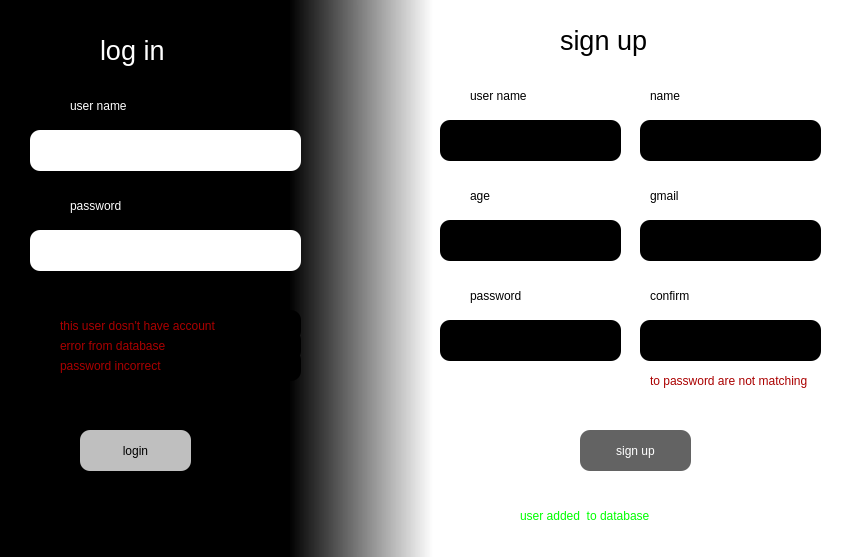
<?xml version="1.0" encoding="UTF-8"?>
<ui version="4.0">
 <class>login</class>
 <widget class="QDialog" name="login">
  <property name="enabled">
   <bool>true</bool>
  </property>
  <property name="geometry">
   <rect>
    <x>0</x>
    <y>0</y>
    <width>845</width>
    <height>557</height>
   </rect>
  </property>
  <property name="minimumSize">
   <size>
    <width>763</width>
    <height>489</height>
   </size>
  </property>
  <property name="maximumSize">
   <size>
    <width>16777215</width>
    <height>16777215</height>
   </size>
  </property>
  <property name="windowTitle">
   <string>Dialog</string>
  </property>
  <property name="styleSheet">
   <string notr="true">
background-color: qlineargradient(spread:pad, x1:0, y1:0, x2:1, y2:0, stop:0.340909 rgba(0, 0, 0, 255), stop:0.511364 rgba(255, 255, 255, 255));

font: 10pt &quot;Mongolian Baiti&quot;;
color:rgb(255,255,255);
border-radius: 10px;
</string>
  </property>
  <widget class="QLabel" name="label">
   <property name="geometry">
    <rect>
     <x>470</x>
     <y>80</y>
     <width>151</width>
     <height>31</height>
    </rect>
   </property>
   <property name="styleSheet">
    <string notr="true">background-color: rgb(255, 255, 255);
font: 12pt &quot;Mongolian Baiti&quot;;
color:rgb(0, 0, 0)
</string>
   </property>
   <property name="text">
    <string>user name</string>
   </property>
  </widget>
  <widget class="QLabel" name="label_2">
   <property name="geometry">
    <rect>
     <x>650</x>
     <y>80</y>
     <width>151</width>
     <height>31</height>
    </rect>
   </property>
   <property name="styleSheet">
    <string notr="true">background-color: rgb(255, 255, 255);
font: 12pt &quot;Mongolian Baiti&quot;;
color:rgb(0, 0, 0)
</string>
   </property>
   <property name="text">
    <string>name</string>
   </property>
  </widget>
  <widget class="QLineEdit" name="name">
   <property name="geometry">
    <rect>
     <x>640</x>
     <y>120</y>
     <width>181</width>
     <height>41</height>
    </rect>
   </property>
   <property name="styleSheet">
    <string notr="true">background-color: rgb(0, 0, 0);
color: rgb(255, 255, 255);
</string>
   </property>
  </widget>
  <widget class="QLineEdit" name="userName">
   <property name="geometry">
    <rect>
     <x>440</x>
     <y>120</y>
     <width>181</width>
     <height>41</height>
    </rect>
   </property>
   <property name="styleSheet">
    <string notr="true">background-color: rgb(0, 0, 0);
color: rgb(255, 255, 255);
</string>
   </property>
  </widget>
  <widget class="QLineEdit" name="age">
   <property name="geometry">
    <rect>
     <x>440</x>
     <y>220</y>
     <width>181</width>
     <height>41</height>
    </rect>
   </property>
   <property name="styleSheet">
    <string notr="true">background-color: rgb(0, 0, 0);
color: rgb(255, 255, 255);
</string>
   </property>
  </widget>
  <widget class="QLabel" name="label_3">
   <property name="geometry">
    <rect>
     <x>650</x>
     <y>180</y>
     <width>151</width>
     <height>31</height>
    </rect>
   </property>
   <property name="styleSheet">
    <string notr="true">color:rgb(0, 0, 0);background-color: rgb(255, 255, 255);
font: 12pt &quot;Mongolian Baiti&quot;;
</string>
   </property>
   <property name="text">
    <string>gmail</string>
   </property>
  </widget>
  <widget class="QLineEdit" name="gmail">
   <property name="geometry">
    <rect>
     <x>640</x>
     <y>220</y>
     <width>181</width>
     <height>41</height>
    </rect>
   </property>
   <property name="styleSheet">
    <string notr="true">background-color: rgb(0, 0, 0);
color: rgb(255, 255, 255);
</string>
   </property>
  </widget>
  <widget class="QLabel" name="label_4">
   <property name="geometry">
    <rect>
     <x>470</x>
     <y>180</y>
     <width>151</width>
     <height>31</height>
    </rect>
   </property>
   <property name="styleSheet">
    <string notr="true">color:rgb(0, 0, 0);background-color: rgb(255, 255, 255);
font: 12pt &quot;Mongolian Baiti&quot;;
</string>
   </property>
   <property name="text">
    <string>age</string>
   </property>
  </widget>
  <widget class="QLabel" name="label_5">
   <property name="geometry">
    <rect>
     <x>470</x>
     <y>280</y>
     <width>151</width>
     <height>31</height>
    </rect>
   </property>
   <property name="styleSheet">
    <string notr="true">color:rgb(0, 0, 0);background-color: rgb(255, 255, 255);
font: 12pt &quot;Mongolian Baiti&quot;;
</string>
   </property>
   <property name="text">
    <string>password</string>
   </property>
  </widget>
  <widget class="QLineEdit" name="password">
   <property name="geometry">
    <rect>
     <x>440</x>
     <y>320</y>
     <width>181</width>
     <height>41</height>
    </rect>
   </property>
   <property name="styleSheet">
    <string notr="true">background-color: rgb(0, 0, 0);
color: rgb(255, 255, 255);
</string>
   </property>
  </widget>
  <widget class="QLabel" name="label_6">
   <property name="geometry">
    <rect>
     <x>650</x>
     <y>280</y>
     <width>151</width>
     <height>31</height>
    </rect>
   </property>
   <property name="styleSheet">
    <string notr="true">color:rgb(0, 0, 0);background-color: rgb(255, 255, 255);
font: 12pt &quot;Mongolian Baiti&quot;;
</string>
   </property>
   <property name="text">
    <string>confirm</string>
   </property>
  </widget>
  <widget class="QLineEdit" name="confirmPass">
   <property name="geometry">
    <rect>
     <x>640</x>
     <y>320</y>
     <width>181</width>
     <height>41</height>
    </rect>
   </property>
   <property name="styleSheet">
    <string notr="true">background-color: rgb(0, 0, 0);
color: rgb(255, 255, 255);
</string>
   </property>
  </widget>
  <widget class="QLabel" name="label_7">
   <property name="geometry">
    <rect>
     <x>560</x>
     <y>10</y>
     <width>141</width>
     <height>61</height>
    </rect>
   </property>
   <property name="styleSheet">
    <string notr="true">background-color: rgb(255, 255, 255);
font-size: 20pt;
color:rgb(0, 0, 0)</string>
   </property>
   <property name="text">
    <string>sign up</string>
   </property>
  </widget>
  <widget class="QPushButton" name="signupB">
   <property name="geometry">
    <rect>
     <x>580</x>
     <y>430</y>
     <width>111</width>
     <height>41</height>
    </rect>
   </property>
   <property name="styleSheet">
    <string notr="true">background-color: rgb(99, 99, 99);
color:rgb(255, 255, 255);
</string>
   </property>
   <property name="text">
    <string>sign up</string>
   </property>
  </widget>
  <widget class="QLineEdit" name="unameLog">
   <property name="geometry">
    <rect>
     <x>30</x>
     <y>130</y>
     <width>271</width>
     <height>41</height>
    </rect>
   </property>
   <property name="styleSheet">
    <string notr="true">background-color: rgb(255, 255, 255);
color: rgb(0,0,0);
</string>
   </property>
  </widget>
  <widget class="QLabel" name="label_8">
   <property name="geometry">
    <rect>
     <x>70</x>
     <y>90</y>
     <width>151</width>
     <height>31</height>
    </rect>
   </property>
   <property name="styleSheet">
    <string notr="true">background-color: rgb(0,0,0);
font: 12pt &quot;Mongolian Baiti&quot;;
color: rgb(255,255,255);
</string>
   </property>
   <property name="text">
    <string>user name</string>
   </property>
  </widget>
  <widget class="QLabel" name="label_9">
   <property name="geometry">
    <rect>
     <x>70</x>
     <y>190</y>
     <width>151</width>
     <height>31</height>
    </rect>
   </property>
   <property name="styleSheet">
    <string notr="true">background-color: rgb(0,0,0);
font: 12pt &quot;Mongolian Baiti&quot;;
color: rgb(255,255,255);
</string>
   </property>
   <property name="text">
    <string>password</string>
   </property>
  </widget>
  <widget class="QLineEdit" name="passLog">
   <property name="geometry">
    <rect>
     <x>30</x>
     <y>230</y>
     <width>271</width>
     <height>41</height>
    </rect>
   </property>
   <property name="styleSheet">
    <string notr="true">background-color: rgb(255, 255, 255);
color: rgb(0,0,0);
</string>
   </property>
  </widget>
  <widget class="QPushButton" name="loginB">
   <property name="geometry">
    <rect>
     <x>80</x>
     <y>430</y>
     <width>111</width>
     <height>41</height>
    </rect>
   </property>
   <property name="styleSheet">
    <string notr="true">background-color: rgb(191, 191, 191);
color:rgb(0, 0, 0)
</string>
   </property>
   <property name="text">
    <string>login</string>
   </property>
  </widget>
  <widget class="QLabel" name="label_10">
   <property name="geometry">
    <rect>
     <x>100</x>
     <y>20</y>
     <width>131</width>
     <height>61</height>
    </rect>
   </property>
   <property name="styleSheet">
    <string notr="true">background-color: rgb(0,0,0);
font-size: 20pt;
color: rgb(255, 255, 255)</string>
   </property>
   <property name="text">
    <string>log in</string>
   </property>
  </widget>
  <widget class="QLabel" name="errorSignUp">
   <property name="geometry">
    <rect>
     <x>520</x>
     <y>500</y>
     <width>231</width>
     <height>31</height>
    </rect>
   </property>
   <property name="styleSheet">
    <string notr="true">background-color: rgb(255, 255, 255);
font: 10pt &quot;Arial Narrow&quot;;
color: rgb(170, 0, 0)</string>
   </property>
   <property name="text">
    <string>this user already has sign up</string>
   </property>
  </widget>
  <widget class="QLabel" name="errorLogIn">
   <property name="geometry">
    <rect>
     <x>60</x>
     <y>310</y>
     <width>241</width>
     <height>31</height>
    </rect>
   </property>
   <property name="styleSheet">
    <string notr="true">background-color: rgb(0,0,0);
font: 10pt &quot;Arial Narrow&quot;;
color: rgb(170, 0, 0)</string>
   </property>
   <property name="text">
    <string>this user dosn't have account</string>
   </property>
  </widget>
  <widget class="QLabel" name="errorconfirm">
   <property name="geometry">
    <rect>
     <x>650</x>
     <y>370</y>
     <width>161</width>
     <height>21</height>
    </rect>
   </property>
   <property name="styleSheet">
    <string notr="true">background-color: rgb(255, 255, 255);
font: 10pt &quot;Arial Narrow&quot;;
color: rgb(170, 0, 0)</string>
   </property>
   <property name="text">
    <string>to password are not matching</string>
   </property>
  </widget>
  <widget class="QLabel" name="doneSignUp">
   <property name="geometry">
    <rect>
     <x>520</x>
     <y>500</y>
     <width>231</width>
     <height>31</height>
    </rect>
   </property>
   <property name="styleSheet">
    <string notr="true">background-color: rgb(255, 255, 255);
font: 10pt &quot;Arial Narrow&quot;;
color: rgb(0, 255, 0)</string>
   </property>
   <property name="text">
    <string>user added  to database</string>
   </property>
  </widget>
  <widget class="QLabel" name="errorServer">
   <property name="geometry">
    <rect>
     <x>60</x>
     <y>330</y>
     <width>241</width>
     <height>31</height>
    </rect>
   </property>
   <property name="styleSheet">
    <string notr="true">background-color: rgb(0,0,0);
font: 10pt &quot;Arial Narrow&quot;;
color: rgb(170, 0, 0)</string>
   </property>
   <property name="text">
    <string>error from database</string>
   </property>
  </widget>
  <widget class="QLabel" name="passIncorrect">
   <property name="geometry">
    <rect>
     <x>60</x>
     <y>350</y>
     <width>241</width>
     <height>31</height>
    </rect>
   </property>
   <property name="styleSheet">
    <string notr="true">background-color: rgb(0,0,0);
font: 10pt &quot;Arial Narrow&quot;;
color: rgb(170, 0, 0)</string>
   </property>
   <property name="text">
    <string>password incorrect</string>
   </property>
  </widget>
 </widget>
 <resources/>
 <connections/>
</ui>
